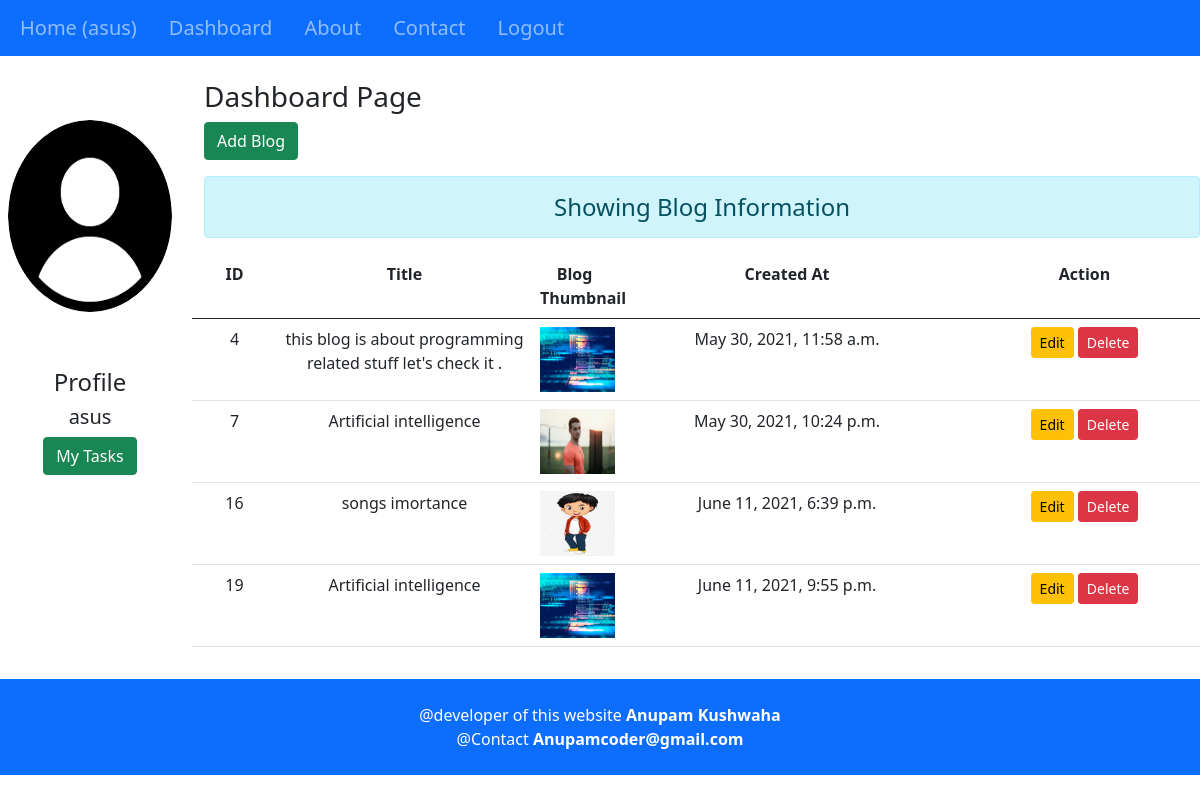
The page /dashboard/ (signed in) on the database its author committed.
### Blog/models.py (models this page shows, shortened)
class Blog_table(models.Model):
    user_id=models.ForeignKey(User,on_delete=models.CASCADE)    #user_id is the username
    title=models.CharField(max_length=150)
    Description=FroalaField()
    date=models.DateTimeField(auto_now_add=True,null=True)
    image=models.ImageField(upload_to='Blog/images',default='')

### Blog/views.py (the view)
# urls.py: path('dashboard/', views.dashboard, name='dashboard_name'),
def dashboard(request):
    if request.user.is_authenticated:
        blogs = Blog_table.objects.filter(user_id=request.user.id)
        full_name = request.user.username
        gps = request.user.groups.all()
        return render(request, 'Blog/dashboard.html', {'blogs': blogs, 'full_name': full_name, 'groups': gps})
    else:
        return HttpResponseRedirect('/login/')

### Blog/templates/Blog/dashboard.html (shortened to what this page needs)
{% extends 'Blog/base.html' %}
{% load static %}
{% block side %}
    <div class="col-sm-2 text-center">
          <img src="/media/Blog/images/img.png" class="card-img-top rounded-circle py-5 px-2" style="height:18rem;" alt="...">
          <h4 class="my-2">Profile</h4>
          <h5>{{full_name}}</h5>
          <a href="{% url 'my_task' %}" class="btn btn-success">My Tasks</a>
    </div>
{% endblock side %}
{% block content %}
    <div class="col-sm-10">
        <h3 class=" my-2">Dashboard Page</h3>
        <a href="{% url 'add_blog_name' %}" class="btn btn-success">Add Blog</a>
        <h4 class="text-center alert alert-info mt-3">Showing Blog Information</h4>
        {% if blogs %}
               <table class="table table-hover bg-white">
                     <thead>
                       <tr class="row text-center">
                         <th class="col-sm-1">ID</th>
                         <th class="col-sm-3" >Title</th>
                         <th class="col-sm-1" >Blog Thumbnail</th>
                         <th class="col-sm-4">Created At</th>
                        <th class="col-sm-3" >Action</th>
                       </tr>
                     </thead>
                     <tbody>
                      {% for blog in blogs %}
                       <tr class="row text-center">
                         <td class="col-sm-1" >{{blog.id}}</td>
                         <td class="col-sm-3">{{blog.title}}</td>
                           <td class="col-sm-1">
                            {% if blog.image %}
                               <img src="{{ blog.image.url }}" height="65" width="75">
                            {% endif %}
                           </td>
                         <td class="col-sm-4">{{blog.date}}</td>
                         <td class="col-sm-3 text-center">
                                    <a href="{% url 'blog_update_name' blog.id %}" class="btn btn-warning btn-sm">Edit</a>
                                      <a onclick="popup({{blog.id}})">
                                          <input type="button" class="btn btn-danger btn-sm" value="Delete">
                                      </a>
                         </td>
                       </tr>
                      {% endfor %}
                     </tbody>
               </table>
        {% else %}
            <h4 class="text-center alert alert-warning">No Records</h4>
        {% endif %}
    </div>
{% endblock content %}

### Blog/templates/Blog/navbar.html (shortened to what this page needs)
{% url 'about' as about %}
{% url 'contact' as contact %}
{% url 'dashboard' as dashboard %}
{% url 'home' as home %}
{% url 'logout' as logout %}
{% url 'my_task' as my_task %}
{% url 'add_blog' as add_blog %}
<nav class="navbar navbar-expand-lg navbar-dark bg-primary">
  <div class="collapse navbar-collapse" id="mydiv navbarNav">
    <ul class="navbar-nav">
      {% if request.user.is_authenticated %}
      <li class="nav-item" onclick="color()">
        <a class="nav-link navbar-brand {% if request.path == home %} active {% endif %}" href="/">Home <span class="sr-only">({{request.user.username}})</span></a>
      </li>
      <li class="nav-item" onclick="color()">
        <a class="nav-link navbar-brand {% if request.path == dashboard or request.path == add_blog or request.path == my_task %} active {% endif %}" href="{% url 'dashboard_name' %}">Dashboard</a>
      </li>
      {% endif %}
      <li class="nav-item" onclick="color()">
        <a class="nav-link navbar-brand {% if request.path == about %} active {% endif %}" href="{% url 'about_name' %}">About</a>
      </li>
      <li class="nav-item" onclick="color()">
        <a class="nav-link navbar-brand {% if request.path == contact %} active {% endif %}" href="{% url 'contact_name' %}">Contact</a>
      </li>
       {% if request.user.is_authenticated %}
        <li class="nav-item" onclick="color()">
            <a class="nav-link navbar-brand {% if request.path == logout %} active {% endif %}" href="{% url 'logout_name' %}">Logout</a>
        </li>
      {% endif %}
    </ul>
  </div>
</nav>

### rows shown on the page
Blog_table: id "4", title "this blog is about programming related stuff let's check it .", image (picture), date "May 30, 2021, 11:58 a.m."
Blog_table: id "7", title "Artificial intelligence", image (picture), date "May 30, 2021, 10:24 p.m."
Blog_table: id "16", title "songs imortance", image (picture), date "June 11, 2021, 6:39 p.m."
Blog_table: id "19", title "Artificial intelligence", image (picture), date "June 11, 2021, 9:55 p.m."

### other values the page prints
{{ request.user.username }} "asus"
{{ full_name }} "asus"
